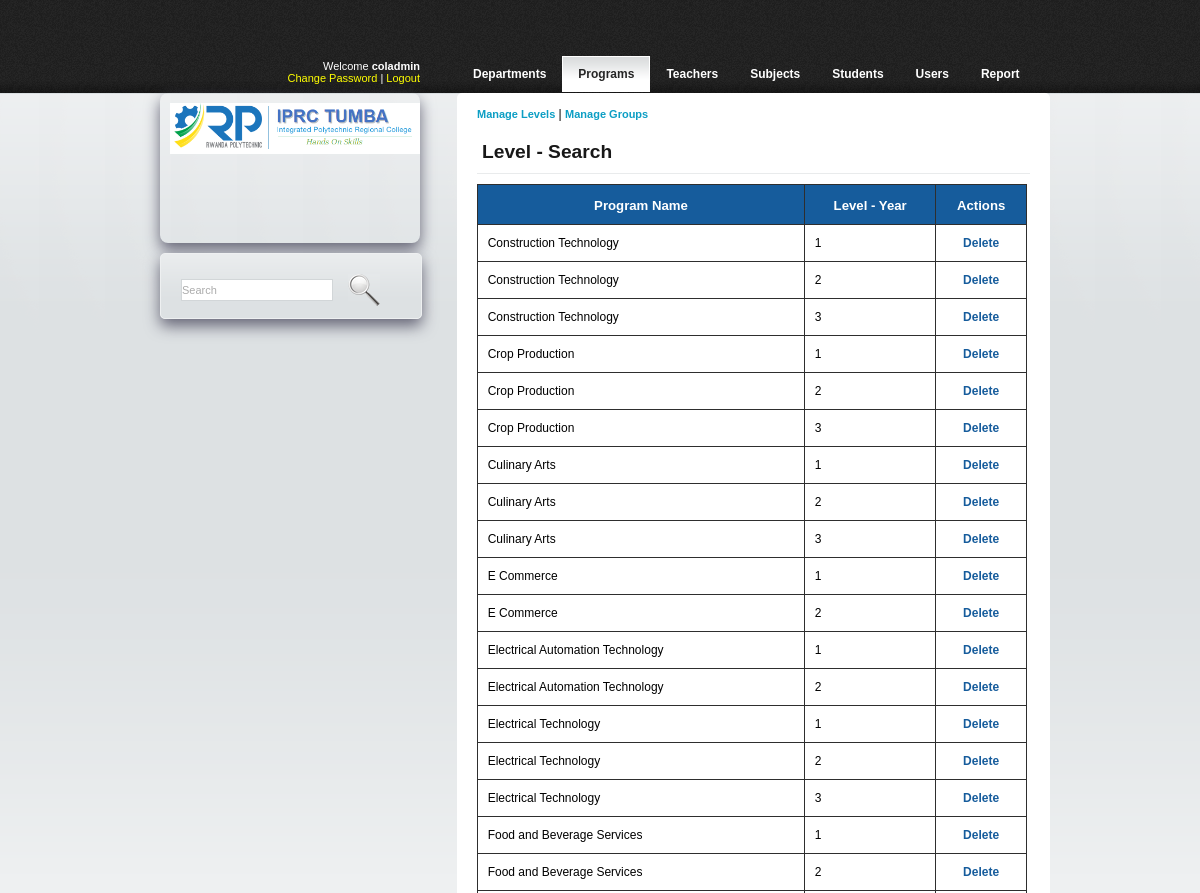
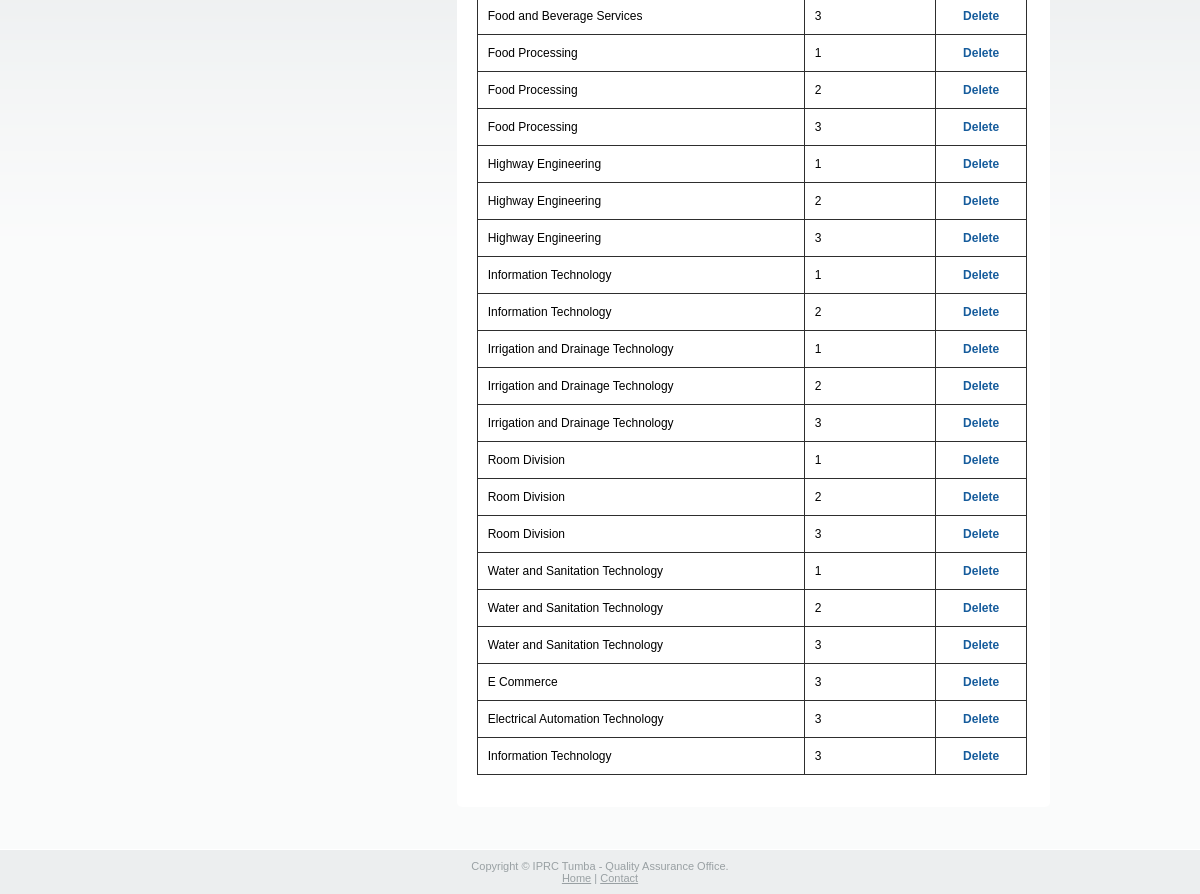
The app's page /admin/level_search.php (signed in) with its own data (2 pictures, top to bottom).
### tables this page shows
CREATE TABLE `tbl_department` (
  `department_id` int(10) UNSIGNED NOT NULL,
  `department_code` varchar(10) NOT NULL,
  `department_name` varchar(50) NOT NULL
);

CREATE TABLE `tbl_levels` (
  `level_id` int(11) UNSIGNED NOT NULL,
  `level_year` int(11) NOT NULL,
  `level_department` int(11) NOT NULL
);

### admin/level_search.php (the view, shortened to what this page needs)
<?php
require_once("./includes/functions.php");
global $connPDO;
?>
<!DOCTYPE html PUBLIC "-//W3C//DTD XHTML 1.0 Transitional//EN" "http://www.w3.org/TR/xhtml1/DTD/xhtml1-transitional.dtd">
<html xmlns="http://www.w3.org/1999/xhtml">
<head>
	<link rel="stylesheet" type="text/css" href="css/style.css" />
</head>
<body>
<div class="main">
	<?php
  		echo plotHeaderMenuInfo("department_new.php");
  	?>
  <div class="body">
    <div class="main_body">
		<h2>Level - Search</h2>
		<table id='listEntries' width="550" border="1" cellspacing="0" cellpadding="0" bordercolor="#CCCCCC" style="border-collapse:collapse;">
        <?php
          $keyword			=	trim($_GET['keyword']);
	   	  $searchQry		=	"SELECT  `tbl_department`.`department_id`, `tbl_department`.`department_name` departName, `tbl_levels`.`level_id` l_id,`tbl_levels`.`level_year` year, `tbl_levels`.`level_department` FROM `tbl_department`, `tbl_levels` WHERE `tbl_levels`.`level_year` LIKE '{$keyword}%' AND `tbl_levels`.`level_department` = `tbl_department`.`department_id` ORDER BY `tbl_levels`.`level_id` ASC";
		  $searchRes 		= 	$connPDO->query($searchQry);
		  $searchNumRows	=	$searchRes->rowCount();
          if (!$searchNumRows)
		  {
	           echo '<tr>
                <td height="30" colspan="3" align="center"><strong style="color:red;">Search Not Found</strong></td>
              </tr>';
		  }
		  else
		  {
		  ?>
		      <tr>
                <th  height="30" align="center"><strong>Program Name</strong></td>
                <th  height="30" align="center"><strong>Level - Year</strong></td>
                <th  height="30" align="center"><strong>Actions</strong></td>
              </tr>
			<?php
			 	while ($searchArr = $searchRes->fetch(PDO::FETCH_ASSOC))
				{
			?>
					<tr>
						<td height="30">&nbsp;
							<?php
								echo $searchArr["departName"];
							?>
						</td>
						<td height="30">&nbsp;
							<?php
								echo $searchArr["year"];
							?>
						</td>
						<td align="center">
							<a onclick="javascript: return confirm('Sure! Do you want to Delete?');" href="level_delete.php?id=<?php echo $searchArr["l_id"]?>&keyword=
								<?php $_GET["keyword"]?>">Delete
							</a>
						</td>
					</tr>
          <?php
		  		}
			}
		  ?>
        </table>
      <p>&nbsp;</p>
    </div>
		<?php
			echo plotLogoDiv();
			echo plotSearchDiv('level_search.php');
		?>
    </div>
		<br/><br/>
	</div>
<?php
	echo plotFooterDiv();
?>
</body>
</html>

### admin/css/style.css (style rules this page uses)
body { margin:0; padding:0; background: none; width:100%; background:#fafbfb url(../images/bg.gif) top repeat-x; font:12px Arial, Helvetica, sans-serif }
html { padding:0; margin:0; }
.main { width:900px; padding:0; margin:0 auto; }
.body { width:900px; margin:0; padding:0; }
.body h2 { font: normal 24px Arial, Helvetica, sans-serif; color:#181818; padding:10px 5px; margin:10px 0 10px 0; border-bottom:1px solid #e9ebec; }
.body p { font:normal 11px Arial, Helvetica, sans-serif; color:#232323; padding:0; margin:10px 0; }
.body a { color:#d34600; font:bold 12px Arial, Helvetica, sans-serif; text-decoration:none; }
.main_body { width :553px; padding :0 20px; margin :0; float :right; background :#fff; border-radius : 5px; -webkit-transition :-webkit-box-shadow 1s linear; -moz-transition :-moz-box-shadow 1s linear; }
.main_body a { font:bold 11px Arial, Helvetica, sans-serif; color:#0c9ec4; text-decoration:none; }
.main_body h2 { font-family: "Trebuchet MS", sans-serif;font-size: 1.6em;font-weight:bold; }
#listEntries { font-family : "Trebuchet MS", Arial, Helvetica, sans-serif; border-collapse : collapse; -webkit-transition : -webkit-box-shadow 1s linear; -moz-transition : -webkit-box-shadow 1s linear; }
#listEntries td, #listEntries th { font-size:1em; border:1px solid #2E2E2E; padding:3px; }
#listEntries th { font-size:1.1em; text-align:center; padding-top:5px; padding-bottom:4px; background-color:#165C9C; color:#FFF; }
#listEntries a { color:#165C9C; font:bold 12px Arial, Helvetica, sans-serif; text-decoration:none; }

### records on screen
tbl_department: department_name "Construction Technology", tbl_levels.level_year "1", tbl_levels.level_year "2", tbl_levels.level_year "3"
tbl_department: department_name "Crop Production", tbl_levels.level_year "1", tbl_levels.level_year "2", tbl_levels.level_year "3"
tbl_department: department_name "Culinary Arts", tbl_levels.level_year "1", tbl_levels.level_year "2", tbl_levels.level_year "3"
tbl_department: department_name "E Commerce", tbl_levels.level_year "1", tbl_levels.level_year "2", tbl_levels.level_year "3"
tbl_department: department_name "Electrical Automation Technology", tbl_levels.level_year "1", tbl_levels.level_year "2", tbl_levels.level_year "3"
tbl_department: department_name "Electrical Technology", tbl_levels.level_year "1", tbl_levels.level_year "2", tbl_levels.level_year "3"
tbl_department: department_name "Food and Beverage Services", tbl_levels.level_year "1", tbl_levels.level_year "2", tbl_levels.level_year "3"
tbl_department: department_name "Food Processing", tbl_levels.level_year "1", tbl_levels.level_year "2", tbl_levels.level_year "3"
tbl_department: department_name "Highway Engineering", tbl_levels.level_year "1", tbl_levels.level_year "2", tbl_levels.level_year "3"
tbl_department: department_name "Information Technology", tbl_levels.level_year "1", tbl_levels.level_year "2", tbl_levels.level_year "3"
tbl_department: department_name "Irrigation and Drainage Technology", tbl_levels.level_year "1", tbl_levels.level_year "2", tbl_levels.level_year "3"
tbl_department: department_name "Room Division", tbl_levels.level_year "1", tbl_levels.level_year "2", tbl_levels.level_year "3"
tbl_department: department_name "Water and Sanitation Technology", tbl_levels.level_year "1", tbl_levels.level_year "2", tbl_levels.level_year "3"

### other values on screen
$_SESSION['u_utype'] "coladmin"
$menuName "Departments"
$menuName "Programs"
$menuName "Teachers"
$menuName "Subjects"
$menuName "Students"
$menuName "Users"
$menuName "Report"
